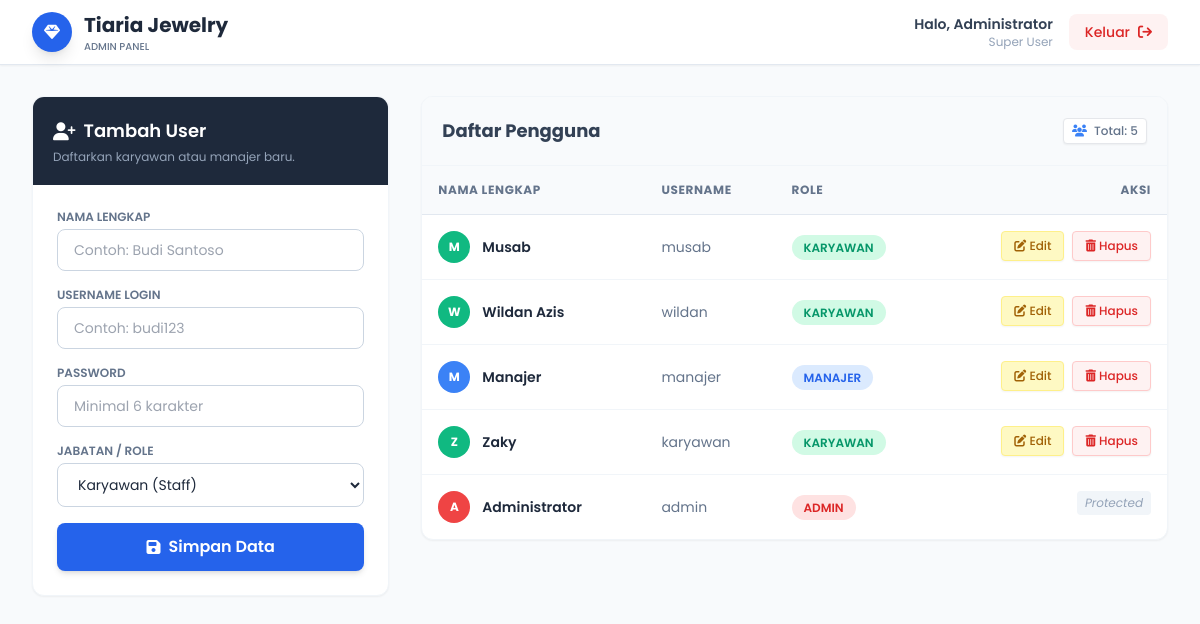
Page /admin (signed in) on the earlier database version.
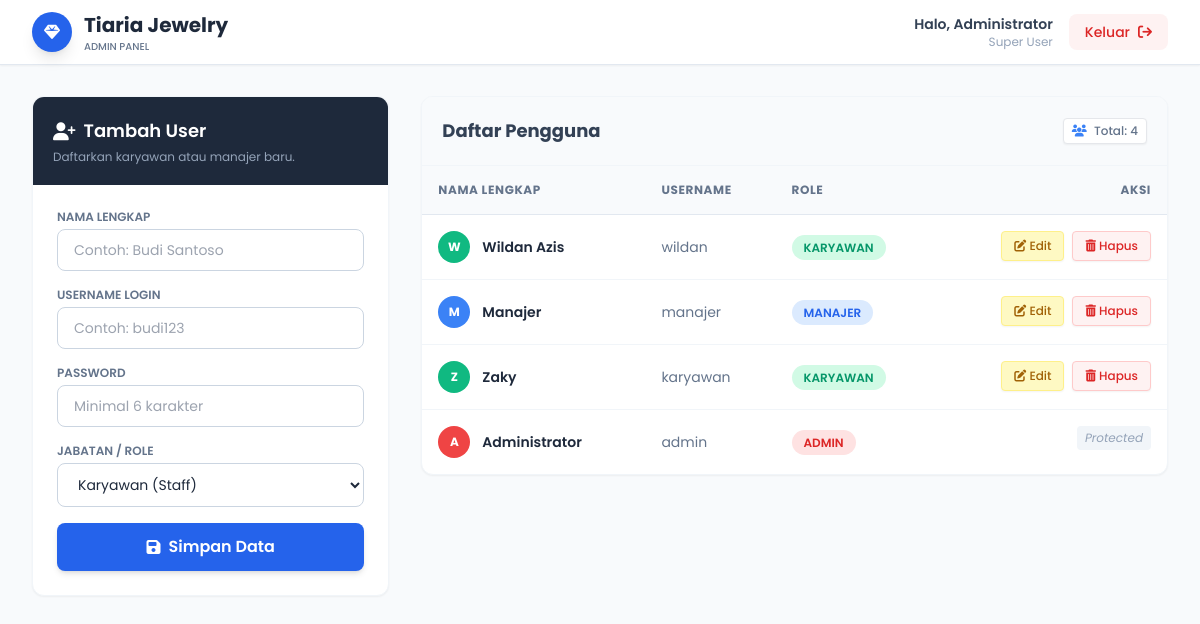
Same page on the later database version.
### tables this page shows
CREATE TABLE users (
                id INTEGER PRIMARY KEY AUTOINCREMENT,
                username TEXT UNIQUE NOT NULL,
                password TEXT NOT NULL,
                name TEXT NOT NULL,
                role TEXT NOT NULL DEFAULT 'karyawan', 
                created_at TIMESTAMP DEFAULT CURRENT_TIMESTAMP
            );

### app.py (the view)
@app.route('/admin')
@login_required
def admin_dashboard():
    if current_user.role != 'admin': return "⛔ AKSES DITOLAK"
    conn = create_connection()
    cursor = conn.cursor()
    cursor.execute("SELECT * FROM users ORDER BY id DESC")
    all_users = cursor.fetchall()
    conn.close()
    return render_template('admin_dashboard.html', users=all_users)

### app.py (called while the page is built)
@login_manager.user_loader
def load_user(user_id):
    return User.get_by_id(user_id)

@app.before_request
def make_session_permanent():
    session.permanent = True
    app.permanent_session_lifetime = timedelta(minutes=5) # Logout otomatis setelah 5 menit idle

### models.py (called while the page is built)
    @staticmethod
    def get_by_id(user_id):
        conn = create_connection()
        cursor = conn.cursor()
        cursor.execute("SELECT * FROM users WHERE id = ?", (user_id,))
        user_data = cursor.fetchone()
        conn.close()
        if user_data:
            return User(id=user_data[0], username=user_data[1], name=user_data[3], role=user_data[4])
        return None

### utils/db_manager.py (called while the page is built)
def create_connection():
    if not os.path.exists(DB_FOLDER):
        os.makedirs(DB_FOLDER)
    conn = sqlite3.connect(DB_PATH)
    return conn

### templates/admin_dashboard.html (shortened to what this page needs)
<!DOCTYPE html>
<html lang="id">
<head>
    <script src="https://cdn.tailwindcss.com"></script>
    <link rel="stylesheet" href="https://cdnjs.cloudflare.com/ajax/libs/font-awesome/6.4.0/css/all.min.css">
</head>
<body class="bg-slate-50 text-slate-800">
    <nav class="bg-white shadow-sm border-b border-slate-200 fixed w-full top-0 z-50">
        <div class="max-w-7xl mx-auto px-4 sm:px-6 lg:px-8">
            <div class="flex justify-between h-16">
                <div class="flex items-center gap-3">
                    <div class="w-10 h-10 rounded-full bg-blue-600 flex items-center justify-center text-white shadow-lg">
                        <i class="fa-solid fa-gem"></i>
                    </div>
                    <div>
                        <h1 class="font-bold text-xl text-slate-800">Tiaria Jewelry</h1>
                        <p class="text-[10px] text-slate-500 font-medium uppercase">Admin Panel</p>
                    </div>
                </div>
                <div class="flex items-center gap-4">
                    <div class="text-right hidden sm:block">
                        <p class="text-sm font-semibold text-slate-700">Halo, Administrator</p>
                        <p class="text-xs text-slate-400">Super User</p>
                    </div>
                    <a href="/logout" onclick="konfirmasiLogout(event)" class="bg-red-50 text-red-600 hover:bg-red-600 hover:text-white px-4 py-2 rounded-lg text-sm font-medium transition-all duration-300 flex items-center gap-2 group">
                        <span>Keluar</span>
                        <i class="fa-solid fa-arrow-right-from-bracket group-hover:translate-x-1 transition-transform"></i>
                    </a>
                </div>
            </div>
        </div>
    </nav>
    <main class="max-w-7xl mx-auto px-4 sm:px-6 lg:px-8 mt-24 mb-10">
        <div class="grid grid-cols-1 lg:grid-cols-3 gap-8">
            <div class="lg:col-span-1">
                <div class="bg-white rounded-xl shadow-sm border border-slate-100 overflow-hidden sticky top-24">
                    <div class="bg-slate-800 p-5 text-white">
                        <h2 class="font-semibold text-lg flex items-center gap-2"><i class="fa-solid fa-user-plus"></i> Tambah User</h2>
                        <p class="text-slate-400 text-xs mt-1">Daftarkan karyawan atau manajer baru.</p>
                    </div>
                    <div class="p-6">
                        <form action="/add_user" method="POST" class="space-y-4">
                            <div>
                                <label class="block text-xs font-semibold text-slate-500 uppercase mb-1">Nama Lengkap</label>
                                <input type="text" name="name" placeholder="Contoh: Budi Santoso" required
                                    class="w-full px-4 py-2.5 rounded-lg border border-slate-300 focus:border-blue-500 focus:ring-2 focus:ring-blue-100 outline-none text-sm">
                            </div>
                            <div>
                                <label class="block text-xs font-semibold text-slate-500 uppercase mb-1">Username Login</label>
                                <input type="text" name="username" placeholder="Contoh: budi123" required
                                    class="w-full px-4 py-2.5 rounded-lg border border-slate-300 focus:border-blue-500 focus:ring-2 focus:ring-blue-100 outline-none text-sm">
                            </div>
                            <div>
                                <label class="block text-xs font-semibold text-slate-500 uppercase mb-1">Password</label>
                                <input type="password" name="password" placeholder="Minimal 6 karakter" required
                                    class="w-full px-4 py-2.5 rounded-lg border border-slate-300 focus:border-blue-500 focus:ring-2 focus:ring-blue-100 outline-none text-sm">
                            </div>
                            <div>
                                <label class="block text-xs font-semibold text-slate-500 uppercase mb-1">Jabatan / Role</label>
                                <select name="role" class="w-full px-4 py-2.5 rounded-lg border border-slate-300 focus:border-blue-500 focus:ring-2 focus:ring-blue-100 outline-none text-sm bg-white">
                                    <option value="karyawan">Karyawan (Staff)</option>
                                </select>
                            </div>
                            <button type="submit" class="w-full bg-blue-600 hover:bg-blue-700 text-white font-semibold py-3 rounded-lg shadow-md hover:shadow-lg transition-all flex items-center justify-center gap-2 mt-4">
                                <i class="fa-solid fa-floppy-disk"></i> Simpan Data
                            </button>
                        </form>
                    </div>
                </div>
            </div>
            <div class="lg:col-span-2">
                <div class="bg-white rounded-xl shadow-sm border border-slate-100 overflow-hidden">
                    <div class="p-5 border-b border-slate-100 flex justify-between items-center bg-slate-50">
                        <h3 class="font-bold text-slate-700 text-lg">Daftar Pengguna</h3>
                        <span class="text-xs font-medium px-2 py-1 bg-white border rounded text-slate-500 shadow-sm">
                            <i class="fa-solid fa-users text-blue-500 mr-1"></i> Total: {{ users|length }}
                        </span>
                    </div>
                    <div class="overflow-x-auto">
                        <table class="w-full text-left border-collapse">
                            <thead>
                                <tr class="bg-slate-50 text-slate-500 uppercase text-xs font-bold tracking-wider">
                                    <th class="p-4 border-b border-slate-200">Nama Lengkap</th>
                                    <th class="p-4 border-b border-slate-200">Username</th>
                                    <th class="p-4 border-b border-slate-200">Role</th>
                                    <th class="p-4 border-b border-slate-200 text-right">Aksi</th>
                                </tr>
                            </thead>
                            <tbody class="text-sm text-slate-700 divide-y divide-slate-100">
                                {% for user in users %}
                                <tr class="hover:bg-blue-50/30 transition-colors duration-200">
                                    <td class="p-4 font-semibold text-slate-800">
                                        <div class="flex items-center gap-3">
                                            <div class="w-8 h-8 rounded-full flex items-center justify-center text-xs font-bold text-white
                                                {% if user[4] == 'admin' %} bg-red-500
                                                {% elif user[4] == 'manajer' %} bg-blue-500
                                                {% else %} bg-emerald-500 {% endif %}">
                                                {{ user[3][:1] }}
                                            </div>
                                            {{ user[3] }}
                                        </div>
                                    </td>
                                    <td class="p-4 text-slate-500">{{ user[1] }}</td>
                                    <td class="p-4">
                                        <span class="px-3 py-1 rounded-full text-xs font-semibold
                                            {% if user[4] == 'admin' %} bg-red-100 text-red-600
                                            {% elif user[4] == 'manajer' %} bg-blue-100 text-blue-600
                                            {% else %} bg-emerald-100 text-emerald-600 {% endif %}">
                                            {{ user[4]|upper }}
                                        </span>
                                    </td>
                                    <td class="p-4 text-right flex justify-end gap-2">
                                        {% if user[1] != 'admin' %}
                                            <button
                                                data-id="{{ user[0] }}"
                                                data-name="{{ user[3] }}"
                                                data-username="{{ user[1] }}"
                                                data-role="{{ user[4] }}"
                                                onclick="openEditModal(this)"
                                                class="px-3 py-1.5 bg-yellow-100 text-yellow-700 hover:bg-yellow-200 rounded text-xs font-medium transition shadow-sm border border-yellow-200">
                                                <i class="fa-solid fa-pen-to-square"></i> Edit
                                            </button>
                                            <button
                                                data-id="{{ user[0] }}"
                                                data-name="{{ user[3] }}"
                                                onclick="konfirmasiHapus(event, this)"
                                               class="px-3 py-1.5 bg-red-50 text-red-600 hover:bg-red-100 rounded text-xs font-medium transition shadow-sm border border-red-200">
                                                <i class="fa-solid fa-trash-can"></i> Hapus
                                            </button>
                                        {% else %}
                                            <span class="text-xs text-slate-400 italic bg-slate-100 px-2 py-1 rounded">Protected</span>
                                        {% endif %}
                                    </td>
                                </tr>
                                {% endfor %}
                            </tbody>
                        </table>
                    </div>
                </div>
            </div>
        </div>
    </main>
</body>
</html>

### templates/admin_dashboard.html (style rules this page uses)
body { font-family: 'Poppins', sans-serif; }

Differences in the rows shown:
removed users: name "M", name "Musab", username "musab", role "KARYAWAN"
Other differences:
{{ users|length }}: "5" → "4"
